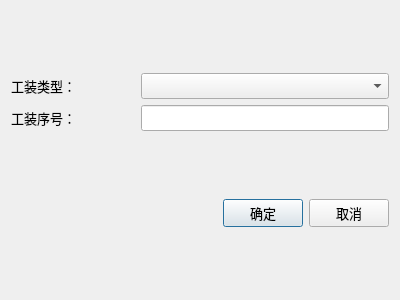
<?xml version="1.0" encoding="UTF-8"?>
<ui version="4.0">
 <class>DialogCraftFixture</class>
 <widget class="QDialog" name="DialogCraftFixture">
  <property name="geometry">
   <rect>
    <x>0</x>
    <y>0</y>
    <width>400</width>
    <height>300</height>
   </rect>
  </property>
  <property name="font">
   <font>
    <family>微软雅黑</family>
    <pointsize>10</pointsize>
   </font>
  </property>
  <property name="windowTitle">
   <string>请选择工装</string>
  </property>
  <layout class="QVBoxLayout" name="verticalLayout" stretch="2,1">
   <item>
    <layout class="QGridLayout" name="gridLayout" columnstretch="1,2">
     <item row="0" column="0">
      <widget class="QLabel" name="labelFixtureType">
       <property name="text">
        <string>工装类型：</string>
       </property>
      </widget>
     </item>
     <item row="0" column="1">
      <widget class="QComboBox" name="comboBoxFixtureType"/>
     </item>
     <item row="1" column="0">
      <widget class="QLabel" name="labelFixtureSerial">
       <property name="text">
        <string>工装序号：</string>
       </property>
      </widget>
     </item>
     <item row="1" column="1">
      <widget class="QLineEdit" name="lineEditFixtureSerial"/>
     </item>
    </layout>
   </item>
   <item>
    <layout class="QHBoxLayout" name="horizontalLayout">
     <item>
      <spacer name="horizontalSpacer">
       <property name="orientation">
        <enum>Qt::Horizontal</enum>
       </property>
       <property name="sizeHint" stdset="0">
        <size>
         <width>40</width>
         <height>20</height>
        </size>
       </property>
      </spacer>
     </item>
     <item>
      <widget class="QPushButton" name="buttonAccept">
       <property name="text">
        <string>确定</string>
       </property>
      </widget>
     </item>
     <item>
      <widget class="QPushButton" name="buttonReject">
       <property name="text">
        <string>取消</string>
       </property>
      </widget>
     </item>
    </layout>
   </item>
  </layout>
 </widget>
 <resources/>
 <connections/>
</ui>
